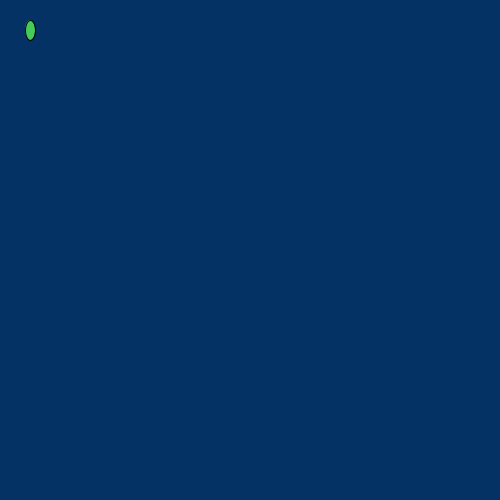
Frame 1 (no input)
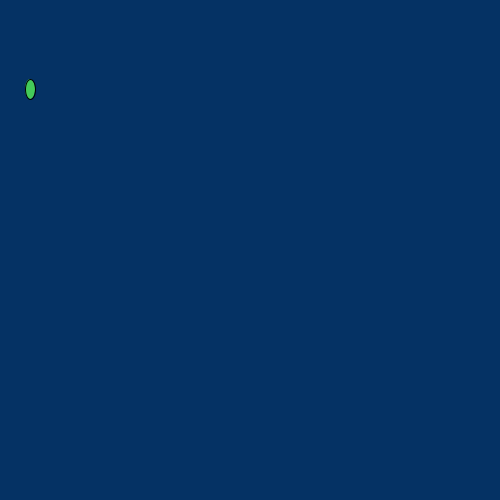
Frame 60 (the mouse pressed at the canvas centre just before this capture)
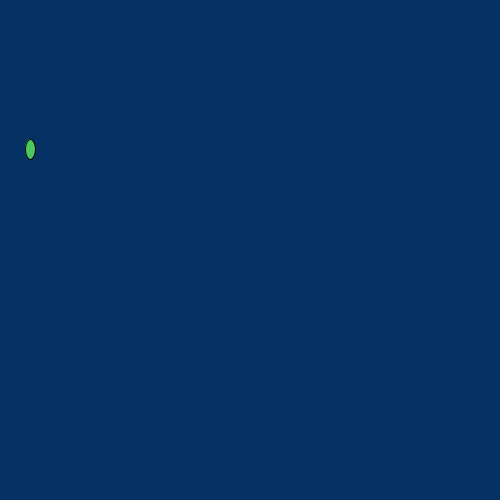
Frame 120 (the mouse held since frame 60 and released just before this capture)

The Processing sketch that drew these frames (run headless with seeded random() and noise(); from frame 60 on, the mouse is pressed at the canvas centre):

// Processing sketch: rain_Game
// ── rain_Game.pde
void setup(){
    size(500, 500);
  }
  int y = 30;
    void draw(){
      background(5, 50, 100);
      fill(#44CB59);
    stroke(0, 0, 0);
    ellipse(30, y, 10, 20);
    y = y + 1;
    if (y == 500){
      
    }
  }
